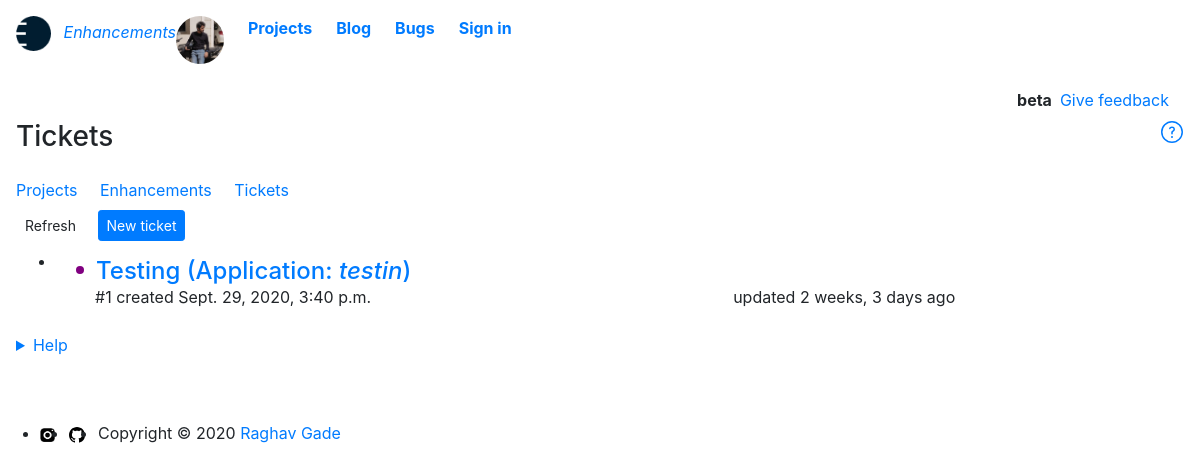
The app's page /tickets, older data.
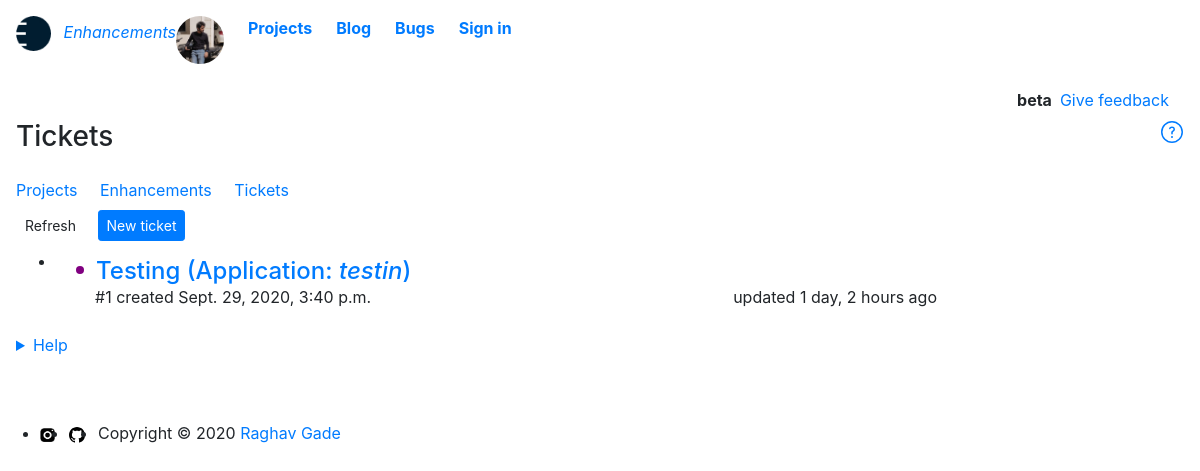
The same page, newer data.
### base/models.py (models this page shows, shortened)
class Bug(models.Model):
    CHOICE=(
        ('Low','Low'),
        ('Minor','Minor'),
        ('Major','Major'),
        ('Critical', 'Critical'),
        ('Not a bug','Not a bug')
    )
    STATUS=(
        ('Open','Open'),
        ('Closed','Closed'),
        ('Resolved','Resolved')
    )
    project = models.ForeignKey(Project,blank=False,null=True,on_delete=models.CASCADE)
    tracking_id = HashidAutoField(min_length=8,primary_key=True,alphabet="0123456789abcdefghijklmnopqrstuvwxyz",salt="Sakura says but she doesn't mean it bolte")
    ticket_status = models.CharField(max_length=10,choices=STATUS,default="Open")
    user_email = models.EmailField(blank=False)
    date_created = models.DateTimeField(auto_now_add=True)
    updated_at = models.DateTimeField(auto_now=True)
    subject = models.CharField(max_length=200,blank=False)
    bug_severity = models.CharField(max_length=10,choices=CHOICE,default=None,blank=False)
    bug_description = MDTextField()
    user_device_information = models.TextField(max_length=1000,blank=True)

class Project(models.Model):
    STATUS = (
        ('Queued','Queued'),
        ('Working','Working'),
        ('Completed','Completed'),
    )
    project_id = HashidAutoField(min_length=8,primary_key=True,alphabet="0123456789abcdefghijklmnopqrstuvwxyz",salt="drop the gun and go to steam bathc")
    project_title = models.CharField(max_length=200,blank=False)
    project_bugs = models.BooleanField(default=False)
    framework_used = models.ManyToManyField(Framework,blank=True)
    language_used = models.ManyToManyField(Language,blank=True)
    containerization_used = models.ManyToManyField(Containerization,blank=True)
    database_used = models.ManyToManyField(Database,blank=True)
    project_description = MDTextField()
    github_link = models.CharField(max_length=200, default='',blank=True,null=True)
    dockerhub_link = models.CharField(max_length=200, blank=True)
    status = models.CharField(max_length=20,null=False,choices=STATUS,default="Working")
    date_created = models.DateTimeField(auto_now_add=True)
    updated_at = models.DateTimeField(auto_now=True)
    features = models.BooleanField(default=False)
    hosted = models.BooleanField(default=False)
    def __str__(self):
        return str(self.project_title)
    class Meta:
        ordering = ['-updated_at']

### base/views.py (the view)
# urls.py: path('tickets', views.tickets, name="tickets"),
def tickets(request):
    tickets = Bug.objects.all()
    context = {
        'tickets' : tickets
    }
    return render(request,'base/tickets.html',context)

### base/templates/base/tickets.html (shortened to what the changed rows need)
{% extends 'base/main.html' %}
{% load static %}
{% load humanize %}
  {% block content%}
    <main class="container-lg px-3 pb-4">
      <div id="project-list">
        <div class="Box Box--spacious f4 mt-2">
          <ul>
            {% for ticket in tickets  %}
            <li class="Box-row Box-row--hover-gray p-0 mt-0">
                <div class="ml-2 p-2 col-12">
                  <span class="tooltipped tooltipped-e float-left" aria-label="Closed ticket">
                    <span class="v-align-middle">
                      {% if ticket.bug_severity == "Low" %}
                      <svg id="low" xmlns="http://www.w3.org/2000/svg" viewBox="0 0 16 16" width="26" height="26"><path fill-rule="evenodd" d="M8 4a4 4 0 100 8 4 4 0 000-8z"></path></svg>
                      {% elif ticket.bug_severity == "Minor" %}
                      <svg id="minor" xmlns="http://www.w3.org/2000/svg" viewBox="0 0 16 16" width="26" height="26"><path fill-rule="evenodd" d="M8 4a4 4 0 100 8 4 4 0 000-8z"></path></svg>
                      {% elif ticket.bug_severity == "Major" %}
                      <svg id="major" xmlns="http://www.w3.org/2000/svg" viewBox="0 0 16 16" width="26" height="26"><path fill-rule="evenodd" d="M8 4a4 4 0 100 8 4 4 0 000-8z"></path></svg>
                      {% elif ticket.bug_severity == "Critical" %}
                      <svg id="critical" xmlns="http://www.w3.org/2000/svg" viewBox="0 0 16 16" width="26" height="26"><path fill-rule="evenodd" d="M8 4a4 4 0 100 8 4 4 0 000-8z"></path></svg>
                      {% else %}
                      <svg id="issue" xmlns="http://www.w3.org/2000/svg" viewBox="0 0 16 16" width="16" height="16"><path fill-rule="evenodd" d="M8 4a4 4 0 100 8 4 4 0 000-8z"></path></svg>
                      {% endif %}
                    </span>
                  </span>
                  <div class="col-12 clearfix">
                    <div class="col-6 pl-2 min-width-0 float-left">
                      <a class="link-gray-dark no-underline v-align-middle h4" href="{%url 'ticket' ticket.tracking_id %}">{{ticket.subject}} (Application: <i>{{ticket.project}}</i>)</a>
                    </div>
                  </div>
                  <div class="col-12 clearfix">
                    <div class="col-6 pl-2 text-small text-gray float-left">
                      #{{ticket.tracking_id}}
                      created {{ticket.date_created}}
                    </div>
                    <div class="col-4 offset-1 text-small text-gray float-left">
                      updated {{ticket.updated_at|naturaltime}}
                    </div>
                  </div>
                </div>
              </li>
              {% endfor %}
      </ul>
      </div>
      <br>
    </main>
{% endblock %}

Row changes from the older to the newer data that the page shows:
changed Bug "Testing": updated_at "2 weeks, 3 days ago" → "1 day, 2 hours ago"
